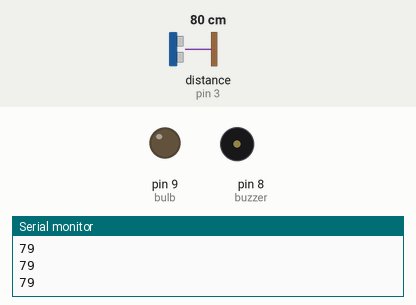
A sketch run on a simulated Arduino Uno, built with avr-gcc and run on an emulated ATmega328P. On the bench: output pins drawn as LEDs (lit = HIGH), buzzer (waves = sounding, pin HIGH), the last lines printed to the serial monitor. Wiring (inferred from the names in the program): ultrasonic range finder: trigger pin 2; echo pin 3. The test bench sets the inputs (shaded band); at power-on: distance to the obstacle (sensor on pin 3) 80 cm. The echo pulse lasts 58.3 µs per cm; pins used as bus, display or sensor lines are not drawn.

Above: at 6.3 s.
6.4 s: distance to the obstacle (sensor on pin 3) set to 75 cm
7.9 s: distance to the obstacle (sensor on pin 3) set to 69 cm
At 9.0 s:
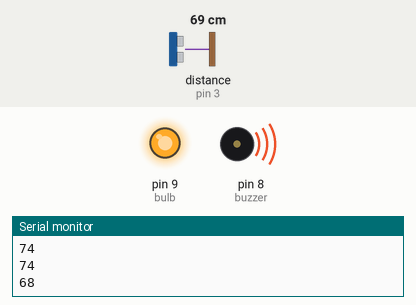
At 13.27 s:
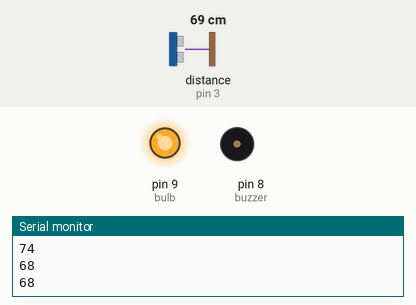
Timing chart, 0 to 14.9 s (numbered marks = the images above; inputs shaded):
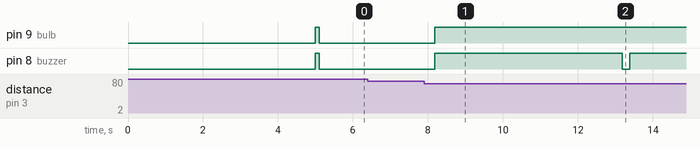

Measured:
- the behaviour switches between 72 and 71 cm on distance to the obstacle (sensor on pin 3) (found by bisection; images 0 and 1)
- after the input at 7.9 s, pin 9 (bulb): LOW → HIGH after 0.28 s; pin 8 (buzzer): LOW → HIGH after 0.28 s, → LOW 5.0 s later, → HIGH 0.20 s later

The sketch:

security.ino
```cpp
///////////////Door Security System////////////////////
///////////////By  Clicks and Bits////////////////////
//Subscribe to Channel for More videos and content////

#define echoPin 3 //Echo Pin of HC-SR04
#define triggerPin 2 //Trigger Pin of HC-SR04
#define buzzer 8 //Pin for Piezo Buzzer
#define bulb 9 //Pin for Bulb

long timeDuration; // Time duration of sound travel
int dist; // distace of the object

void setup() {
  pinMode(triggerPin, OUTPUT); // set Trigger Pin as output
  pinMode(echoPin, INPUT); // set Echo pin as input
  pinMode(buzzer,OUTPUT);
  pinMode(bulb,OUTPUT);
  Serial.begin(9600);
  digitalWrite(triggerPin, LOW);
  delay(5000);
  digitalWrite(buzzer,HIGH);
  digitalWrite(bulb,HIGH);
    delay(100);
  digitalWrite(buzzer,LOW);
  digitalWrite(bulb,LOW);
  Serial.begin(9600);
}
void loop() {
  digitalWrite(triggerPin, HIGH);
  delayMicroseconds(10);
  digitalWrite(triggerPin, LOW);
  timeDuration = pulseIn(echoPin, HIGH);
  dist = timeDuration * 0.034 / 2; // Total Distance Devided by 2 (as sound travels twice for going and coming back)
  Serial.println(dist);
  delay(200);
  if(dist<=70)
  {
    digitalWrite(buzzer,HIGH);
    digitalWrite(bulb,HIGH); // Bulb will remain ON untill resetting the Arduino manually
    delay(5000);
    digitalWrite(buzzer,LOW);
  }
}
```
